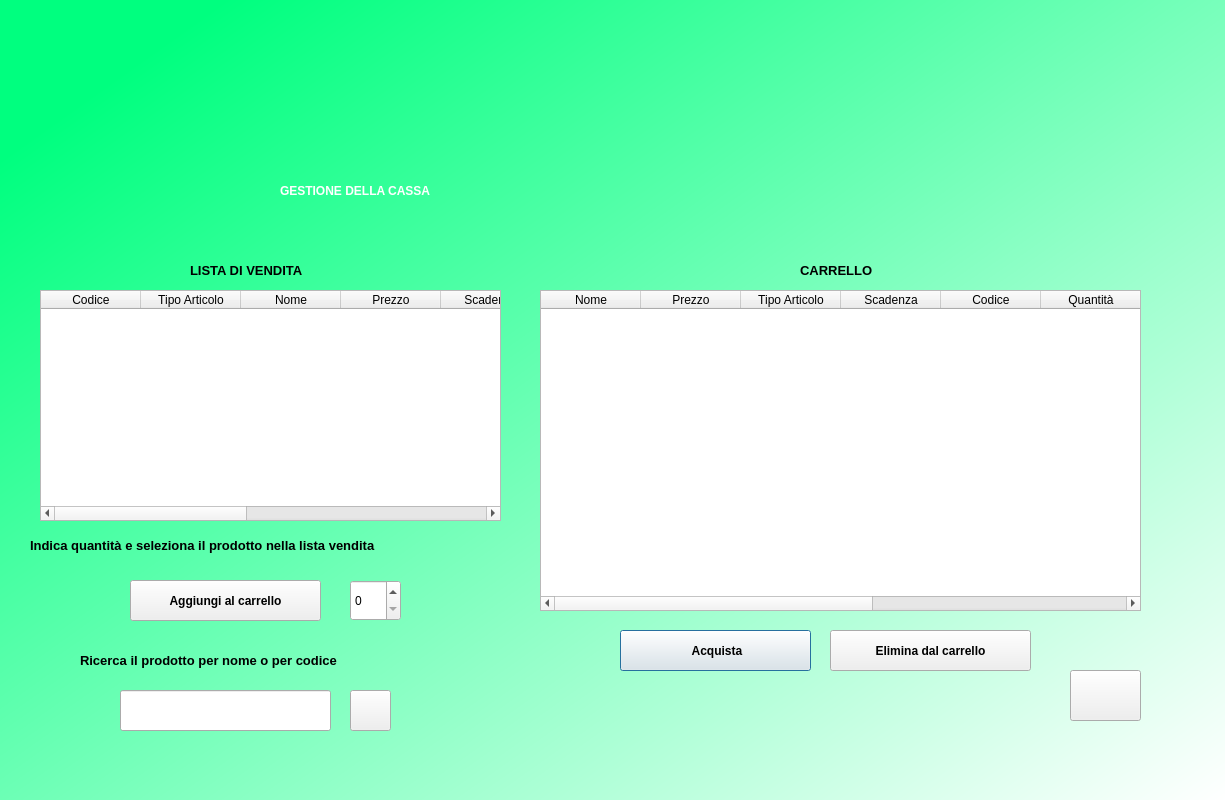
<?xml version="1.0" encoding="UTF-8"?>
<ui version="4.0">
 <class>DialogCassa</class>
 <widget class="QDialog" name="DialogCassa">
  <property name="geometry">
   <rect>
    <x>0</x>
    <y>0</y>
    <width>1225</width>
    <height>800</height>
   </rect>
  </property>
  <property name="windowTitle">
   <string>Dialog</string>
  </property>
  <property name="styleSheet">
   <string notr="true">QWidget#DialogCassa{
background-color:qlineargradient(spread:pad, x1:0.058, y1:0.136364, x2:1, y2:1, stop:0 rgba(0, 255, 127, 255), stop:1 rgba(255, 255, 255, 255));}</string>
  </property>
  <widget class="QLabel" name="label">
   <property name="geometry">
    <rect>
     <x>280</x>
     <y>160</y>
     <width>761</width>
     <height>61</height>
    </rect>
   </property>
   <property name="styleSheet">
    <string notr="true">font: 36pt &quot;MS Shell Dlg 2&quot;;color:rgb(255, 255, 255);
font-weight:bold;
</string>
   </property>
   <property name="text">
    <string>GESTIONE DELLA CASSA</string>
   </property>
  </widget>
  <widget class="QPushButton" name="acquistaBtn">
   <property name="geometry">
    <rect>
     <x>620</x>
     <y>630</y>
     <width>191</width>
     <height>41</height>
    </rect>
   </property>
   <property name="cursor">
    <cursorShape>PointingHandCursor</cursorShape>
   </property>
   <property name="styleSheet">
    <string notr="true">font: 75 8pt &quot;MS Shell Dlg 2&quot;;
font-weight:bold;</string>
   </property>
   <property name="text">
    <string> Acquista</string>
   </property>
   <property name="icon">
    <iconset>
     <normaloff>img/euro.png</normaloff>img/euro.png</iconset>
   </property>
  </widget>
  <widget class="QPushButton" name="eliminaprodcarrellobtn">
   <property name="geometry">
    <rect>
     <x>830</x>
     <y>630</y>
     <width>201</width>
     <height>41</height>
    </rect>
   </property>
   <property name="styleSheet">
    <string notr="true">font: 75 8pt &quot;MS Shell Dlg 2&quot;;
font-weight:bold;</string>
   </property>
   <property name="text">
    <string>Elimina dal carrello</string>
   </property>
   <property name="icon">
    <iconset>
     <normaloff>img/remove.png</normaloff>img/remove.png</iconset>
   </property>
   <property name="iconSize">
    <size>
     <width>22</width>
     <height>22</height>
    </size>
   </property>
  </widget>
  <widget class="QPushButton" name="mettinelcarrelloBtn">
   <property name="geometry">
    <rect>
     <x>130</x>
     <y>580</y>
     <width>191</width>
     <height>41</height>
    </rect>
   </property>
   <property name="cursor">
    <cursorShape>PointingHandCursor</cursorShape>
   </property>
   <property name="styleSheet">
    <string notr="true">font: 75 8pt &quot;MS Shell Dlg 2&quot;;
font-weight:bold;</string>
   </property>
   <property name="text">
    <string>Aggiungi al carrello</string>
   </property>
   <property name="icon">
    <iconset>
     <normaloff>img/order.png</normaloff>img/order.png</iconset>
   </property>
   <property name="iconSize">
    <size>
     <width>22</width>
     <height>22</height>
    </size>
   </property>
  </widget>
  <widget class="QPushButton" name="homeBtn">
   <property name="geometry">
    <rect>
     <x>1070</x>
     <y>670</y>
     <width>71</width>
     <height>51</height>
    </rect>
   </property>
   <property name="cursor">
    <cursorShape>PointingHandCursor</cursorShape>
   </property>
   <property name="text">
    <string/>
   </property>
   <property name="icon">
    <iconset>
     <normaloff>img/home.png</normaloff>img/home.png</iconset>
   </property>
   <property name="iconSize">
    <size>
     <width>30</width>
     <height>30</height>
    </size>
   </property>
  </widget>
  <widget class="QLabel" name="label_2">
   <property name="geometry">
    <rect>
     <x>-10</x>
     <y>0</y>
     <width>1271</width>
     <height>231</height>
    </rect>
   </property>
   <property name="text">
    <string/>
   </property>
   <property name="pixmap">
    <pixmap>img/farmaciaa.jpg</pixmap>
   </property>
   <property name="scaledContents">
    <bool>true</bool>
   </property>
  </widget>
  <widget class="QTableWidget" name="VenditaTable">
   <property name="geometry">
    <rect>
     <x>40</x>
     <y>290</y>
     <width>461</width>
     <height>231</height>
    </rect>
   </property>
   <column>
    <property name="text">
     <string>Codice</string>
    </property>
   </column>
   <column>
    <property name="text">
     <string>Tipo Articolo</string>
    </property>
   </column>
   <column>
    <property name="text">
     <string>Nome</string>
    </property>
   </column>
   <column>
    <property name="text">
     <string>Prezzo</string>
    </property>
   </column>
   <column>
    <property name="text">
     <string>Scadenza</string>
    </property>
   </column>
   <column>
    <property name="text">
     <string>Dosaggio</string>
    </property>
   </column>
   <column>
    <property name="text">
     <string>Ricetta</string>
    </property>
   </column>
   <column>
    <property name="text">
     <string>Minsan</string>
    </property>
   </column>
   <column>
    <property name="text">
     <string>Giacenza</string>
    </property>
   </column>
  </widget>
  <widget class="QLabel" name="showdate_3">
   <property name="geometry">
    <rect>
     <x>190</x>
     <y>240</y>
     <width>181</width>
     <height>61</height>
    </rect>
   </property>
   <property name="font">
    <font>
     <family>MS Shell Dlg 2</family>
     <pointsize>10</pointsize>
     <weight>75</weight>
     <italic>false</italic>
     <bold>true</bold>
    </font>
   </property>
   <property name="styleSheet">
    <string notr="true">font: 75 10pt &quot;MS Shell Dlg 2&quot;;
font-weight:bold;</string>
   </property>
   <property name="text">
    <string>LISTA DI VENDITA</string>
   </property>
  </widget>
  <widget class="QTableWidget" name="CarrelloTable">
   <property name="geometry">
    <rect>
     <x>540</x>
     <y>290</y>
     <width>601</width>
     <height>321</height>
    </rect>
   </property>
   <column>
    <property name="text">
     <string>Nome</string>
    </property>
   </column>
   <column>
    <property name="text">
     <string>Prezzo</string>
    </property>
   </column>
   <column>
    <property name="text">
     <string>Tipo Articolo</string>
    </property>
   </column>
   <column>
    <property name="text">
     <string>Scadenza</string>
    </property>
   </column>
   <column>
    <property name="text">
     <string>Codice</string>
    </property>
   </column>
   <column>
    <property name="text">
     <string>Quantità</string>
    </property>
   </column>
   <column>
    <property name="text">
     <string>Ricetta</string>
    </property>
   </column>
   <column>
    <property name="text">
     <string>Minsan</string>
    </property>
   </column>
   <column>
    <property name="text">
     <string>Dosaggio</string>
    </property>
   </column>
  </widget>
  <widget class="QLabel" name="showdate_4">
   <property name="geometry">
    <rect>
     <x>800</x>
     <y>240</y>
     <width>101</width>
     <height>61</height>
    </rect>
   </property>
   <property name="font">
    <font>
     <family>MS Shell Dlg 2</family>
     <pointsize>10</pointsize>
     <weight>75</weight>
     <italic>false</italic>
     <bold>true</bold>
    </font>
   </property>
   <property name="styleSheet">
    <string notr="true">font: 75 10pt &quot;MS Shell Dlg 2&quot;;
font-weight:bold;</string>
   </property>
   <property name="text">
    <string>CARRELLO</string>
   </property>
  </widget>
  <widget class="QLabel" name="ricercaclientilabel">
   <property name="geometry">
    <rect>
     <x>80</x>
     <y>630</y>
     <width>361</width>
     <height>61</height>
    </rect>
   </property>
   <property name="font">
    <font>
     <family>MS Shell Dlg 2</family>
     <pointsize>10</pointsize>
     <weight>75</weight>
     <italic>false</italic>
     <bold>true</bold>
    </font>
   </property>
   <property name="styleSheet">
    <string notr="true">font: 75 10pt &quot;MS Shell Dlg 2&quot;;
font-weight:bold;</string>
   </property>
   <property name="text">
    <string>Ricerca il prodotto per nome o per codice</string>
   </property>
  </widget>
  <widget class="QLineEdit" name="ricercaprodottoLE">
   <property name="geometry">
    <rect>
     <x>120</x>
     <y>690</y>
     <width>211</width>
     <height>41</height>
    </rect>
   </property>
  </widget>
  <widget class="QPushButton" name="Ricercaprodottobtn">
   <property name="geometry">
    <rect>
     <x>350</x>
     <y>690</y>
     <width>41</width>
     <height>41</height>
    </rect>
   </property>
   <property name="cursor">
    <cursorShape>PointingHandCursor</cursorShape>
   </property>
   <property name="text">
    <string/>
   </property>
   <property name="icon">
    <iconset>
     <normaloff>img/lens.png</normaloff>img/lens.png</iconset>
   </property>
   <property name="iconSize">
    <size>
     <width>30</width>
     <height>30</height>
    </size>
   </property>
  </widget>
  <widget class="QLabel" name="ricercaclientilabel_2">
   <property name="geometry">
    <rect>
     <x>30</x>
     <y>510</y>
     <width>491</width>
     <height>71</height>
    </rect>
   </property>
   <property name="font">
    <font>
     <family>MS Shell Dlg 2</family>
     <pointsize>10</pointsize>
     <weight>75</weight>
     <italic>false</italic>
     <bold>true</bold>
    </font>
   </property>
   <property name="styleSheet">
    <string notr="true">font: 75 10pt &quot;MS Shell Dlg 2&quot;;
font-weight:bold;</string>
   </property>
   <property name="text">
    <string>Indica quantità e seleziona il prodotto nella lista vendita</string>
   </property>
  </widget>
  <widget class="QSpinBox" name="spinquantitaBox">
   <property name="geometry">
    <rect>
     <x>350</x>
     <y>580</y>
     <width>51</width>
     <height>41</height>
    </rect>
   </property>
  </widget>
  <zorder>acquistaBtn</zorder>
  <zorder>eliminaprodcarrellobtn</zorder>
  <zorder>mettinelcarrelloBtn</zorder>
  <zorder>homeBtn</zorder>
  <zorder>label_2</zorder>
  <zorder>label</zorder>
  <zorder>VenditaTable</zorder>
  <zorder>showdate_3</zorder>
  <zorder>CarrelloTable</zorder>
  <zorder>showdate_4</zorder>
  <zorder>ricercaclientilabel</zorder>
  <zorder>ricercaprodottoLE</zorder>
  <zorder>Ricercaprodottobtn</zorder>
  <zorder>ricercaclientilabel_2</zorder>
  <zorder>spinquantitaBox</zorder>
 </widget>
 <resources/>
 <connections/>
</ui>
